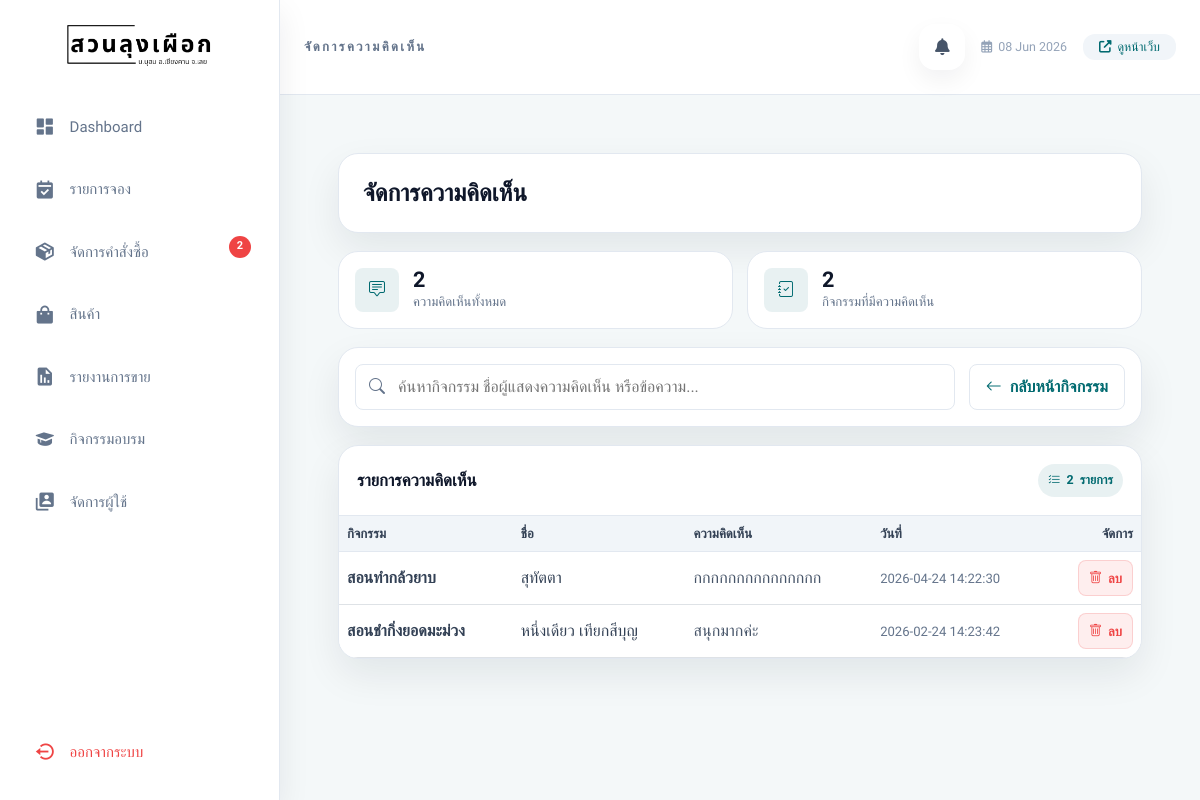
The page /admin/manage_comments.php (signed in) on the database as committed earlier.
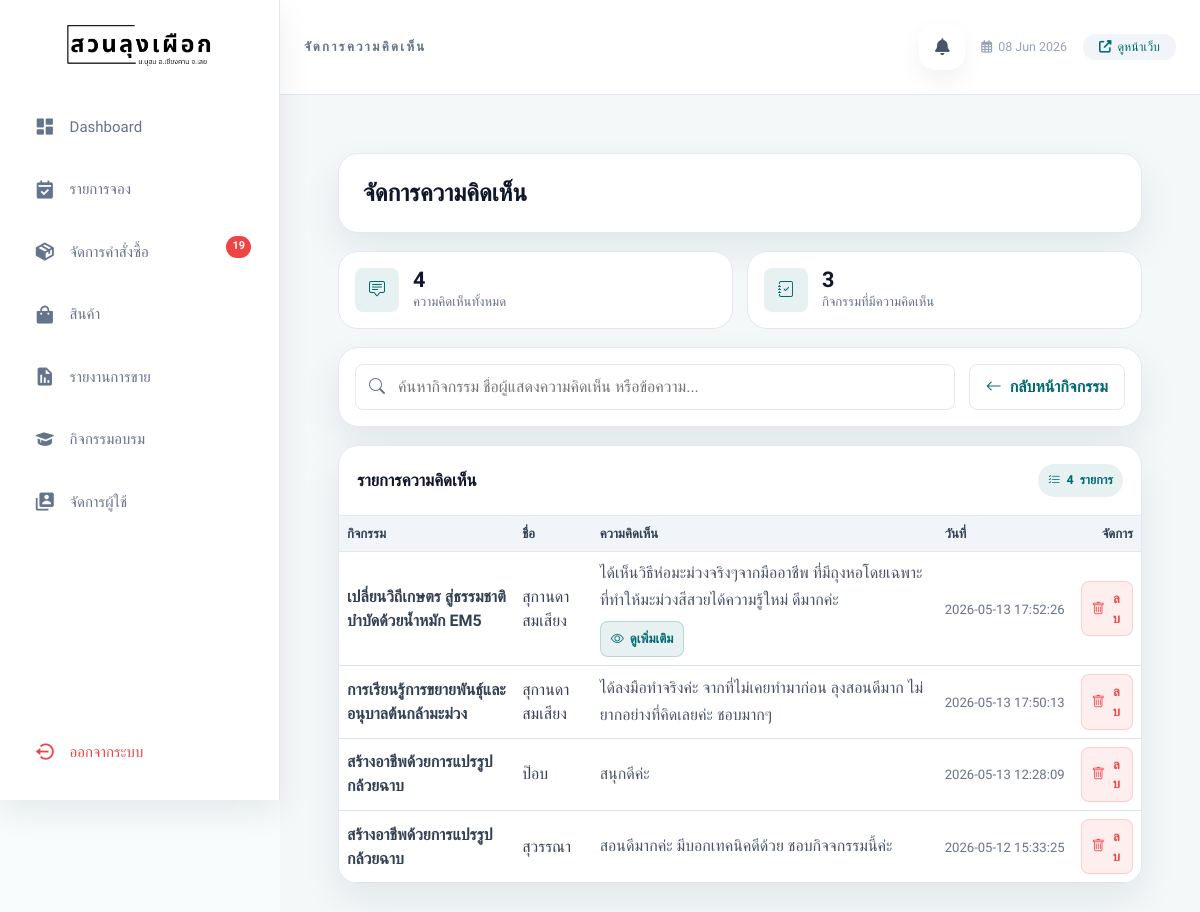
The same page on the database as committed later.
### tables this page shows
CREATE TABLE `course_comments` (
  `comment_id` int(11) NOT NULL,
  `courses_id` int(11) NOT NULL,
  `member_id` int(11) DEFAULT NULL,
  `comment_text` text NOT NULL,
  `created_at` datetime DEFAULT current_timestamp(),
  `name` varchar(30) DEFAULT NULL,
  `guest_identifier` varchar(100) NOT NULL
);

CREATE TABLE `courses` (
  `courses_id` int(11) NOT NULL,
  `course_name` varchar(255) NOT NULL,
  `course_description` text NOT NULL,
  `image1` varchar(255) DEFAULT NULL,
  `image2` varchar(255) DEFAULT NULL,
  `image3` varchar(255) DEFAULT NULL,
  `created_at` timestamp NULL DEFAULT current_timestamp(),
  `updated_at` timestamp NULL DEFAULT current_timestamp() ON UPDATE current_timestamp()
);

### admin/manage_comments.php (the view, shortened to what the changed rows need)
<?php
require_once __DIR__ . '/../db/db.php';
require_once 'sidebar.php';
$comments = [];
$stmt = $conn->prepare("
    SELECT
        cc.comment_id,
        cc.name,
        cc.comment_text,
        cc.created_at,
        c.course_name
    FROM course_comments cc
    JOIN courses c ON cc.courses_id = c.courses_id
    ORDER BY cc.created_at DESC
");
if ($stmt) {
    $stmt->execute();
    $result = $stmt->get_result();
    while ($row = $result->fetch_assoc()) {
        $comments[] = [
            'comment_id' => (int)$row['comment_id'],
            'name' => $row['name'] ?: 'ไม่ระบุชื่อ',
            'comment_text' => $row['comment_text'] ?? '',
            'created_at' => $row['created_at'] ?? '',
            'course_name' => $row['course_name'] ?? '',
        ];
    }
}
$courseNames = [];
foreach ($comments as $comment) {
    $courseNames[$comment['course_name']] = true;
}
$adminPageExtraHead = <<<'HTML'
<link href="https://cdn.jsdelivr.net/npm/bootstrap@5.3.3/dist/css/bootstrap.min.css" rel="stylesheet">
<link rel="stylesheet" href="https://cdn.jsdelivr.net/npm/bootstrap-icons@1.11.3/font/bootstrap-icons.min.css">
HTML;
adminPageStart('จัดการความคิดเห็น');
?>
<div class="comments-admin-page">
    <section class="comment-hero">
        <div>
            <h1 class="comment-title">จัดการความคิดเห็น</h1>
        </div>
    </section>
    <section class="comment-stats" aria-label="สรุปความคิดเห็น">
        <div class="comment-stat">
            <div>
                <p class="comment-stat-value"><?= number_format(count($comments)) ?></p>
                <div class="comment-stat-label">ความคิดเห็นทั้งหมด</div>
            </div>
        </div>
        <div class="comment-stat">
            <div>
                <p class="comment-stat-value"><?= number_format(count($courseNames)) ?></p>
                <div class="comment-stat-label">กิจกรรมที่มีความคิดเห็น</div>
            </div>
        </div>
    </section>
    <section class="comment-panel">
        <div class="comment-panel-head">
            <h2>รายการความคิดเห็น</h2>
            <span class="comment-count-pill"><i class="bi bi-list-check"></i> <span id="visibleCount"><?= number_format(count($comments)) ?></span> รายการ</span>
        </div>
        <div class="table-responsive">
            <table class="table table-hover align-middle comment-table">
                <thead>
                    <tr>
                        <th>กิจกรรม</th>
                        <th>ชื่อ</th>
                        <th>ความคิดเห็น</th>
                        <th>วันที่</th>
                        <th class="text-end">จัดการ</th>
                    </tr>
                </thead>
                <tbody>
                    <?php foreach ($comments as $comment): ?>
                        <?php
                        $fullText = $comment['comment_text'];
                        $shortText = mb_strimwidth($fullText, 0, 110, '...', 'UTF-8');
                        ?>
                        <tr class="comment-row" data-search="<?= htmlspecialchars(mb_strtolower($comment['course_name'] . ' ' . $comment['name'] . ' ' . $comment['comment_text'], 'UTF-8'), ENT_QUOTES, 'UTF-8') ?>">
                            <td class="course-cell" data-label="กิจกรรม"><?= htmlspecialchars($comment['course_name'], ENT_QUOTES, 'UTF-8') ?></td>
                            <td data-label="ชื่อ"><?= htmlspecialchars($comment['name'], ENT_QUOTES, 'UTF-8') ?></td>
                            <td data-label="ความคิดเห็น">
                                <div class="comment-preview"><?= nl2br(htmlspecialchars($shortText, ENT_QUOTES, 'UTF-8')) ?></div>
                                <?php if (mb_strlen($fullText, 'UTF-8') > 90): ?>
                                    <button class="btn btn-comment-view mt-2 view-comment-btn" type="button" data-bs-toggle="modal" data-bs-target="#viewCommentModal" data-comment-id="<?= (int)$comment['comment_id'] ?>">
                                        <i class="bi bi-eye"></i> ดูเพิ่มเติม
                                    </button>
                                <?php endif; ?>
                            </td>
                            <td data-label="วันที่"><span class="muted-small"><?= htmlspecialchars($comment['created_at'], ENT_QUOTES, 'UTF-8') ?></span></td>
                            <td class="text-end" data-label="จัดการ">
                                <button class="btn btn-comment-delete delete-comment-btn" type="button" data-bs-toggle="modal" data-bs-target="#deleteCommentModal" data-comment-id="<?= (int)$comment['comment_id'] ?>" data-comment-name="<?= htmlspecialchars($comment['name'], ENT_QUOTES, 'UTF-8') ?>">
                                    <i class="bi bi-trash"></i> ลบ
                                </button>
                            </td>
                        </tr>
                    <?php endforeach; ?>
                </tbody>
            </table>
        </div>
    </section>
</div>
<?php adminPageEnd(); ?>

### admin/sidebar.php (shortened to what the changed rows need)
<?php
require_once __DIR__ . '/../db/db.php';
$total_pending = 0;
if (adminTableExists($conn, 'orders')) {
    $sql_pending = "
        SELECT COUNT(*) AS total_pending
        FROM orders
        WHERE order_status = 'pending'
    ";
    $stmt_pending = $conn->prepare($sql_pending);
    if ($stmt_pending) {
        $stmt_pending->execute();
        $result_pending = $stmt_pending->get_result();
        $pending = $result_pending->fetch_assoc();
        $total_pending = (int)($pending['total_pending'] ?? 0);
    }
}
function h(?string $value): string
{
    return htmlspecialchars((string)$value, ENT_QUOTES, 'UTF-8');
}
function adminTableExists(mysqli $conn, string $table): bool
{
    $safeTable = $conn->real_escape_string($table);
    $result = $conn->query("
        SHOW TABLES LIKE '{$safeTable}'
    ");
    $exists = (
        $result instanceof mysqli_result &&
        $result->num_rows > 0
    );
    return $exists;
}
function adminPageStart(string $title): void
{
    global $total_pending, $adminPageExtraHead;
    $currentPage = basename($_SERVER['PHP_SELF']);
?>
    <!DOCTYPE html>
    <html lang="th">
    <head>
        <link href="https://unpkg.com/boxicons@2.1.4/css/boxicons.min.css" rel="stylesheet">
        <link href="https://cdnjs.cloudflare.com/ajax/libs/font-awesome/6.5.2/css/all.min.css" rel="stylesheet">
        <?php if (!empty($adminPageExtraHead)) {
            echo $adminPageExtraHead;
        } ?>
    </head>
    <body>
        <aside class="modern-sidebar" id="adminSidebar">
            <nav class="nav">
                <a href="./manage_orders.php"
                    class="nav-link <?= $currentPage === 'manage_orders.php' ? 'active' : '' ?>">
                    <i class='bx bxs-package'></i>
                    จัดการคำสั่งซื้อ
                    <?php if ($total_pending > 0): ?>
                        <span class="notification-dot">
                            <?= (int)$total_pending ?>
                        </span>
                    <?php endif; ?>
                </a>
            </nav>
        </aside>
        <main class="main-content">
            <header class="admin-topbar bg-white border-b border-slate-200 px-4 sm:px-6 lg:px-8 py-4 sm:py-5 flex items-center justify-between gap-4 sticky top-0 z-20">
                <div class="admin-topbar-left flex items-center gap-3 min-w-0">
                    <h1 class="admin-topbar-title text-sm font-bold text-slate-500 uppercase tracking-widest truncate"><?= h($title) ?></h1>
                </div>
            </header>
            <div class="page-content">
            <?php
        }
        function adminPageEnd(): void
        {
            ?>
            </div>
        </main>
    </body>
    </html>
<?php
        }
?>

Rows that differ between the two databases and show on the page:
removed course_comments: courses.course_name "สอนทำกล้วยาบ", name "สุทัตตา", comment_text "กกกกกกกกกกกกกกก", created_at "2026-04-24 14:22:30"
removed course_comments: courses.course_name "สอนชำกิ่งยอดมะม่วง", name "หนึ่งเดียว เทียกสีบุญ", comment_text "สนุกมากค่ะ", created_at "2026-02-24 14:23:42"
added course_comments: courses.course_name "เปลี่ยนวิถีเกษตร สู่ธรรมชาติบำบัดด้วยน้ำหมัก EM5", name "สุกานดา สมเสียง", comment_text "ได้เห็นวิธีห่อมะม่วงจริงๆจากมืออาชีพ ที่มีถุงหอโดยเฉพาะที่ทำให้มะม่วงสีสวยได้ความรู้ใหม่ ดีมากค่ะ", created_at "2026-05-13 17:52:26"
added course_comments: courses.course_name "การเรียนรู้การขยายพันธุ์และอนุบาลต้นกล้ามะม่วง", name "สุกานดา สมเสียง", comment_text "ได้ลงมือทำจริงค่ะ จากที่ไม่เคยทำมาก่อน ลุงสอนดีมาก ไม่ยากอย่างที่คิดเลยค่ะ ชอบมากๆ", created_at "2026-05-13 17:50:13"
added course_comments: courses.course_name "สร้างอาชีพด้วยการแปรรูปกล้วยฉาบ", name "ป๊อบ", comment_text "สนุกดีค่ะ", created_at "2026-05-13 12:28:09"
added course_comments: courses.course_name "สร้างอาชีพด้วยการแปรรูปกล้วยฉาบ", name "สุวรรณา", comment_text "สอนดีมากค่ะ มีบอกเทคนิคดีด้วย ชอบกิจจกรรมนี้ค่ะ", created_at "2026-05-12 15:33:25"
Other text that changed with them:
$total_pending: "2" → "19"
count($comments): "2" → "4"
count($courseNames): "2" → "3"
